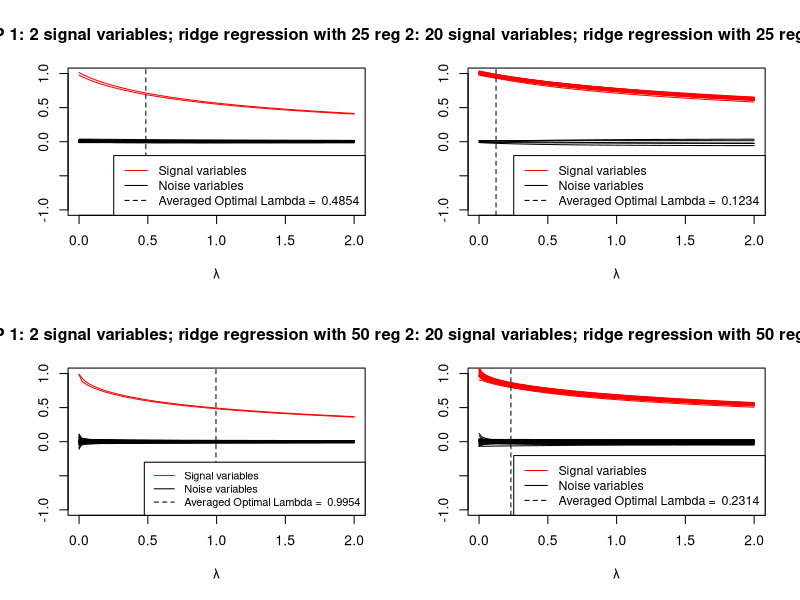

Here is the R script that generated this plot:
###############################################################################
##                           HW 8 Solution            			    		         ##
###############################################################################
library(glmnet)
rm(list=ls(all=T))


n = 55
R = 100
grid = seq(2,0, by = -0.02)
Result_ridge_1 = 0
Result_ridge_2 = 0
Result_ridge_3 = 0
Result_ridge_4 = 0
Lambda_1 = 0
Lambda_2 = 0
Lambda_3 = 0
Lambda_4 = 0



for (r in 1:R) {

  # generate dataset X
  X = matrix(nrow = n, ncol = 50)
  for (j in 1:50) {
    X[,j] = rnorm(n)
  }

  # generate residuals
  r = rnorm(n)

  # DGP 1: 2 signal variables
  y_DGP1 = 2 + X[,1] + X[,2] + r

  # DGP 2: 20 signal variables

  col_sum = rep(0,n)
  for (j in 1:20) {
    col_sum = col_sum + X[,j]
  }
  y_DGP2 = 2 + col_sum + r


  # DGP 1 (2 signal variables)
  # Model 1: 25 regressors

  ridge.fit_1 = glmnet(X[,1:25],y_DGP1, alpha = 0, lambda = grid)
  Result_ridge_1 = Result_ridge_1 + (1/R)*coef(ridge.fit_1)[2:26,]

  ridge.kfold_1 = cv.glmnet(X[,1:25],y_DGP1,alpha=0, nfolds=10, lambda = grid)
  best.s1 = ridge.kfold_1$lambda.min
  Lambda_1 = Lambda_1 + (1/R)*best.s1

  # DGP 2 (20 signal variables)
  # Model 1: 25 regressors

  ridge.fit_2 = glmnet(X[,1:25],y_DGP2, alpha = 0, lambda = grid)
  Result_ridge_2 = Result_ridge_2 + (1/R)*coef(ridge.fit_2)[2:26,]

  ridge.kfold_2 = cv.glmnet(X[,1:25],y_DGP2,alpha=0, nfolds=10, lambda = grid)
  best.s2 = ridge.kfold_2$lambda.min
  Lambda_2 = Lambda_2 + (1/R)*best.s2

  # DGP 1 (2 signal variables)
  # Model 2: 50 regressors

  ridge.fit_3 = glmnet(X[,1:50],y_DGP1, alpha = 0, lambda = grid)
  Result_ridge_3 = Result_ridge_3 + (1/R)*coef(ridge.fit_3)[2:51,]

  ridge.kfold_3 = cv.glmnet(X[,1:50],y_DGP1,alpha=0, nfolds=10, lambda = grid)
  best.s3 = ridge.kfold_3$lambda.min
  Lambda_3 = Lambda_3 + (1/R)*best.s3

  # DGP 2 (20 signal variables)
  # Model 2: 50 regressors

  ridge.fit_4 = glmnet(X[,1:50],y_DGP2, alpha = 0, lambda = grid)
  Result_ridge_4 = Result_ridge_4 + (1/R)*coef(ridge.fit_4)[2:51,]

  ridge.kfold_4 = cv.glmnet(X[,1:50],y_DGP2,alpha=0, nfolds=10, lambda = grid)
  best.s4 = ridge.kfold_4$lambda.min
  Lambda_4 = Lambda_4 + (1/R)*best.s4
}

#------------
#   plot
#------------
quartz()
par(mfrow=c(2,2))


# DGP 1 (2 signal variables)
# Model 1: 25 regressors

plot(grid,Result_ridge_1[1,],
     type="l",ylim =c(-1,1), xlim = c(0,2), col="red",
     xlab = "λ", ylab = " ", main = "DGP 1: 2 signal variables; ridge regression with 25 regressors.")
for (i in 2:2){
  lines(grid,Result_ridge_1[i,] ,col="red")
}
for (j in (2+1):25){
  lines(grid,Result_ridge_1[j,] ,type="l")
}
abline(v = Lambda_1, lty=2)
legend("bottomright",legend = c("Signal variables","Noise variables", paste("Averaged Optimal Lambda = ", Lambda_1)),lty=c(1,1,2),col = c("red","black","black"), cex=0.9)



# DGP 2 (20 signal variables)
# Model 1: 25 regressors

plot(grid,Result_ridge_2[1,],
     type="l",ylim =c(-1,1), xlim = c(0,2), col="red",
     xlab = "λ", ylab = " ", main = "DGP 2: 20 signal variables; ridge regression with 25 regressors.")
for (i in 2:20){
  lines(grid,Result_ridge_2[i,],col="red")
}
for (j in 21:25) {
  lines(grid,Result_ridge_2[j,] ,type="l")
}
abline(v = Lambda_2, lty=2)
legend("bottomright",legend = c("Signal variables","Noise variables", paste("Averaged Optimal Lambda = ", Lambda_2)),lty=c(1,1,2),col = c("red","black","black"), cex=0.9)




# DGP 1 (2 signal variables)
# Model 2: 50 regressors

plot(grid,Result_ridge_3[1,],
     type="l",ylim =c(-1,1), xlim = c(0,2), col="red",
     xlab = "λ", ylab = " ", main = "DGP 1: 2 signal variables; ridge regression with 50 regressors.")
for (i in 2:2){
  lines(grid,Result_ridge_3[i,],col="red")
}
for (j in 3:50) {
  lines(grid,Result_ridge_3[j,] ,type="l")
}
abline(v = Lambda_3, lty=2)
legend("bottomright",legend = c("Signal variables","Noise variables", paste("Averaged Optimal Lambda = ", Lambda_3)),lty=c(1,1,2),col = c("red","black","black"), cex=0.8)




# DGP 2 (20 signal variables)
# Model 2: 50 regressors

plot(grid,Result_ridge_4[1,],
     type="l",ylim =c(-1,1), xlim = c(0,2), col="red",
     xlab = "λ", ylab = " ", main = "DGP 2: 20 signal variables; ridge regression with 50 regressors.")
for (i in 2:20){
  lines(grid,Result_ridge_4[i,],col="red")
}
for (j in 21:50) {
  lines(grid,Result_ridge_4[j,] ,type="l")
}
abline(v = Lambda_4, lty=2)
legend("bottomright",legend = c("Signal variables","Noise variables", paste("Averaged Optimal Lambda = ", Lambda_4)),lty=c(1,1,2),col = c("red","black","black"), cex=0.9)

